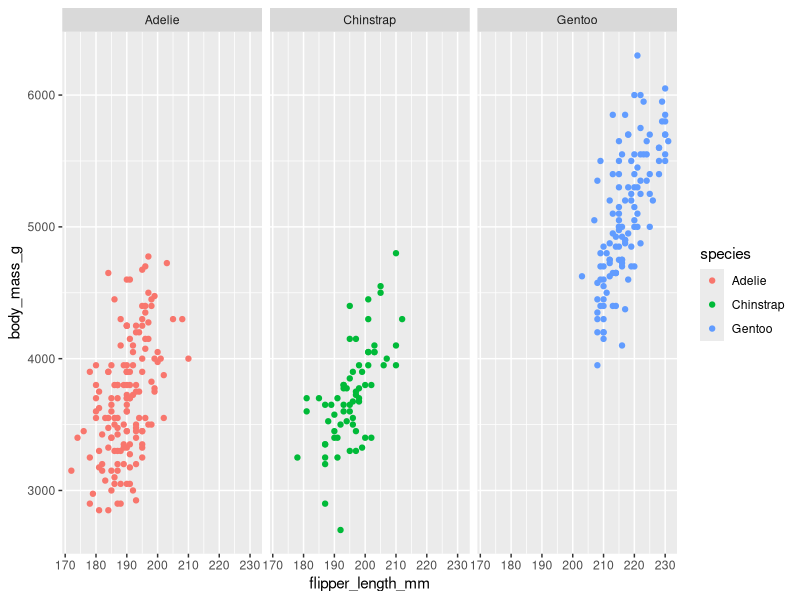
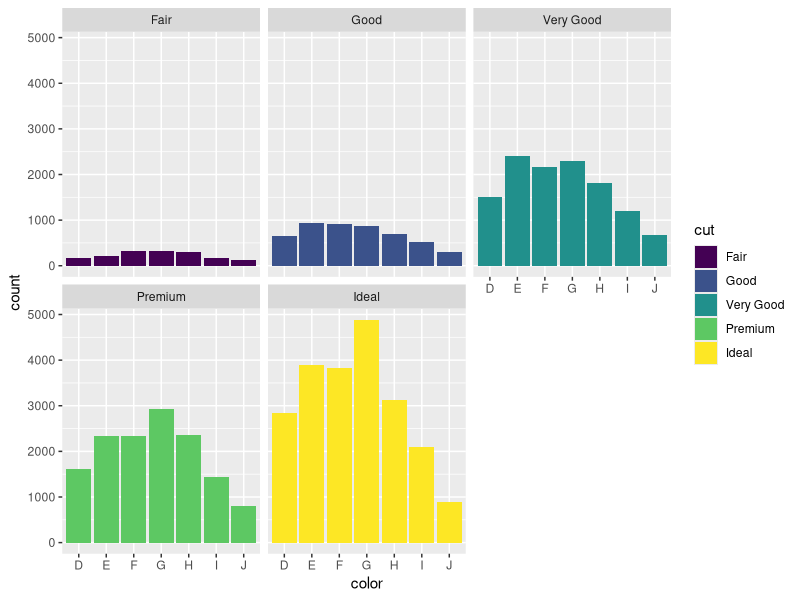
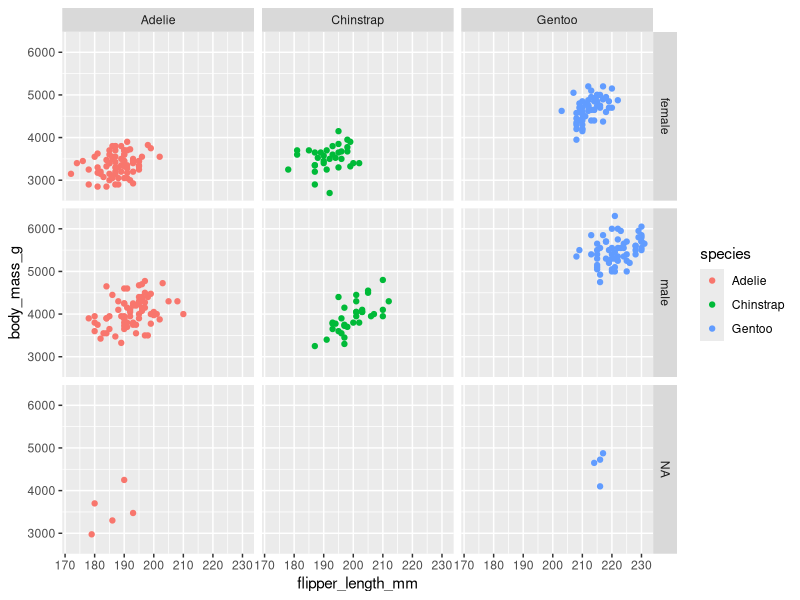
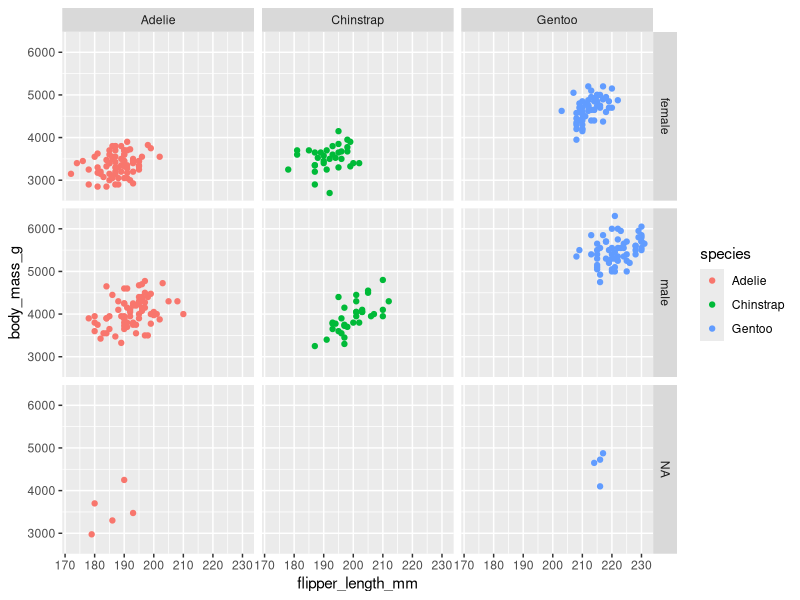

Recreate these plots in R, in order.
install.packages("ggplot2")
install.packages("palmerpenguins")

library(ggplot2)
library(palmerpenguins)

ggplot(data=penguins,aes(x=flipper_length_mm,y=body_mass_g)) +
    geom_point(aes(color=species))+
    facet_wrap((~species))

ggplot(data=diamonds) +
    geom_bar(mapping=aes(x=color,fill=cut)) +
    facet_wrap(~cut)

ggplot(data=penguins,aes(x=flipper_length_mm,y=body_mass_g)) +
    geom_point(aes(color=species))+
    facet_grid(sex~species)


ggplot(data=penguins) +
    geom_point(mapping=aes(x=flipper_length_mm,y=body_mass_g,color=species))+
    facet_grid(sex~species)
